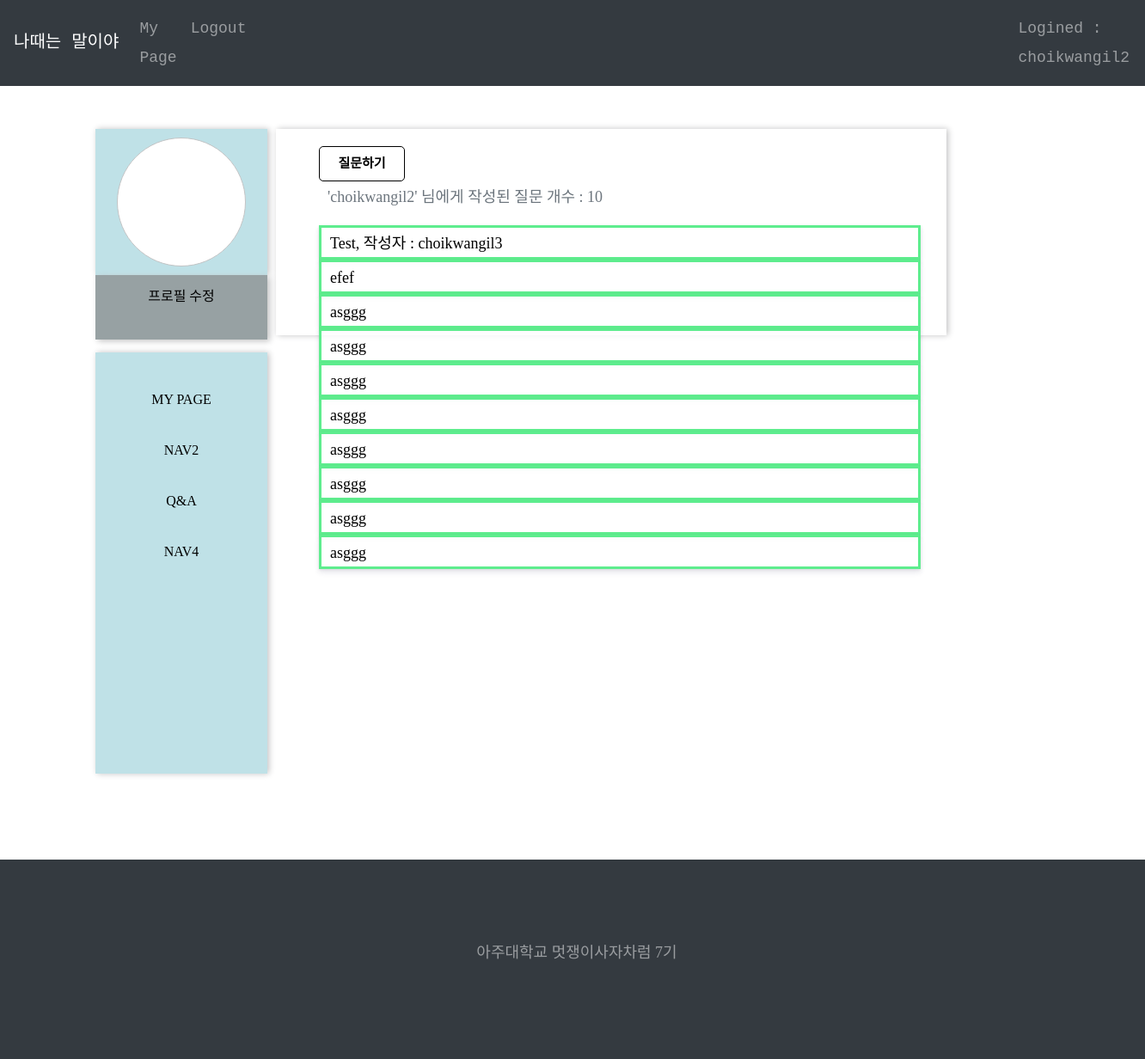
The app's page /userQ&A/ (signed in) with its own data.
### QandA/models.py (models this page shows, shortened)
class Userqa(models.Model):
    author = models.ForeignKey(User, on_delete=models.CASCADE, null = True)
    title = models.CharField(max_length=100, null = True)
    question = models.CharField(max_length=100, null = True)
    pub_date = models.DateField('date published', null = True)
    reader = models.CharField(max_length=100, null = True)
    objects = models.Manager()

### QandA/views.py (the view)
# urls.py: path('', views.qa_list, name="qa_list"),
def qa_list(request):
    logined = request.user   # login한 User
    logined_user = logined.username
    user_qa = Userqa.objects.filter( reader = logined_user )
    n = user_qa.count()
    return render(request, 'home.html', {
        'userqas' : user_qa,
        'n' : n,
    })

### QandA/templates/home.html
{% extends 'base.html' %}
{% block content %}
{% load static %}
<link rel = "stylesheet" href="{% static 'css/mypagemain.css' %}">
<div class="container2">
  <div class="profile">
    <div class="profilecontent">
      <div class="profileimg"></div>
    </div>
    <div class="profiletext">
      <a href="" class="nav1">프로필 수정</a>
    </div>
  </div>
    <div class="nav">
        <div class="navigation">
        <a href= "{% url 'user_page' %}" class="nav1">My Page</a>
        <a href="" class="nav1">nav2</a>
        <a href="{% url 'qa_list' %}" class="nav1">Q&A</a>
        <a href="" class="nav1">nav4</a>
        </div>
    </div>
    <div class = "main1">
        <div class = "button1">
            <a href = "{% url 'qa_new' %}">질문하기</a>
        </div>
        <p>'{{user.username}}' 님에게 작성된 질문 개수 : {{n}}</p>
        {% for qa in userqas %}
        <div class="user_question">
            <a href="{% url 'qa_detail' qa.id %}"><p>{{qa.title}}</p></a>
        </div>
        {% endfor %}
    </div>
</div>
{% endblock %}

### whenilikeahorse/templates/base.html (shortened to what this page needs)
{% load staticfiles %}
<!doctype html>
<html lang="en" style="height: 100%; width: 100%;">
  <head>
    <link rel="stylesheet" href="{% static 'css/bootstrap.css' %}">
    <link rel="stylesheet" href="{% static 'css/animate.css' %}">
    <link rel="stylesheet" href="{% static 'css/owl.carousel.min.css' %}">
    <link rel="stylesheet" href="{% static 'fonts/ionicons/css/ionicons.min.css' %}">
    <link rel="stylesheet" href="{% static 'fonts/fontawesome/css/font-awesome.min.css' %}">
    <link rel="stylesheet" href="{% static 'fonts/flaticon/font/flaticon.css' %}">
    <link rel="stylesheet" href="{% static 'css/index.css' %}">
    <link rel="stylesheet" href="{% static 'css/style.css' %}">
  </head>
  <body style="height: 100%; width: 100%; background: white;">
      <nav class="navbar navbar-expand-lg navbar-dark bg-dark">
        <a class="navbar-brand" href="{%url 'main'%}">나때는 말이야</a>
        <div class="collapse navbar-collapse jejumyeongjo" id="navbarSupportedContent">
            <ul class="navbar-nav mr-auto">
                {% if user.is_authenticated %}
                    <li class="nav-item">
                        <a class="nav-link" href="{%url 'user_page'%}">My Page</a>
                    </li>
                    <li class="nav-item">
                        <a class = "nav-link" href="javascript:{document.getElementById('logout').submit()}">Logout</a>
                    </li>
                    <li class="nav-item">
                    </li>
                    <li class="nav-item">
                        <a class="nav-link" href="">Logined : {{user.username}}</a>
                    </li>
                {% endif %}
            </ul>
        </div>
    </nav>
    <div class="container" style="width:100%; background:white;">
        {% block content %}
        {% endblock %}
    </div>
    <div class="site-footer bg-dark" style="position: relative; bottom:0; width:100%; text-align: center">
            <div class="container">
                    <p>아주대학교 멋쟁이사자차럼 7기</p>
            </div>
  </body>
</html>

### static/css/index.css (style rules this page uses)
.container2 { margin : 50px 0px; height : 800px; width : 100%; display : grid; position : relative; grid-template-areas : "nav main"; grid-template-rows: 800px; grid-template-columns: 2fr 8fr; }
.nav { color : black; grid-area : nav; background-color: rgb(87, 156, 216); padding : 350px 50px; }
a:link { color : black; text-decoration: none; }
body { font-family: 'Eoe_Zno_M'; font-size : 20px; }
.user_question { color : rgb(0, 0, 0); height : 40px; width : 700px; border : solid 3px rgba(54, 233, 114, 0.8); background-color: rgba(255, 255, 255, 0.8); box-shadow : 0 4px 6px rgba(50,50, 93, 0.11), 0 1px 3px rgba(0, 0, 0, 0.08); }
p { padding : 1px 0px 0px 10px;; }
.button1 { font-family: 'Eoe_Zno_M'; cursor : pointer; padding : 5px 0px; width : 100px; text-align : center; border-radius : 5px; border : 1px solid black; color : rgba(0,0,0,0); text-transform : uppercase; font-weight : 800; font-size: 15px; display : inline-block; }
a { -webkit-transition: .3s all ease; -o-transition: .3s all ease; transition: .3s all ease; text-decoration: none; }

### static/css/style.css (style rules this page uses)
body { background: #ccc url("../images/photography.png") repeat; font-family: "Inconsolata", SFMono-Regular, Menlo, Monaco, Consolas, "Liberation Mono", "Courier New", monospace; font-weight: 300; font-size: 18px; line-height: 1.9; color: #6c757d; }
a { -webkit-transition: .3s all ease; -o-transition: .3s all ease; transition: .3s all ease; text-decoration: none; }
.site-footer { background-size: cover; background-position: center center; background-repeat: no-repeat; padding: 5em 0; background: #262626; }
.site-footer p { color: rgba(255, 255, 255, 0.5); }

### static/css/mypagemain.css (style rules this page uses)
.container2 { margin : 50px 0px; height : 800px; width : 100%; display : grid; grid-template-areas : "profile main1" "nav main2" "nav main3"; grid-template-rows: 250px 250px 250px; grid-template-columns: 200px 800px; }
.profile { font-family: 'Eoe_Zno_M'; color : white; grid-area : profile; }
.profilecontent { height: 170px; background-color : rgb(191, 225, 231); box-shadow : 2px 0px 7px rgb(195,195,196); position:relative; }
.profileimg { position:absolute; height: 150px; width: 150px; background-color: rgb(255,255,255); border-radius : 50%; border-style : solid; border-width : 1px; border-color : rgb(195, 196, 197); margin-left : 25px; margin-top : 10px; }
.profiletext { height: 75px; background-color : rgb(151, 161, 163); box-shadow : 3px 2px 7px rgb(195, 195, 196); position: relative; text-align: center; }
.nav { grid-area : nav; background-color: rgb(255,255,255); padding: 0px; color: white; text-align: center; }
.navigation { margin-top : 10px; padding : 30px; height: 490px; width: 100%; background-color : rgb(191, 225, 231); box-shadow : 2px 0px 7px rgb(195,195,196); position:relative; color : rgb(255,255,255); }
.nav1 { font-family: 'BBTreeGR'; position: relative; display: inline-block; width: 100%; color: #fff; font-size: 16px; line-height: 45px; max-width: 200px; text-decoration: none; text-transform: uppercase; vertical-align: middle; letter-spacing: 0; -webkit-transition: all .28s ease-in-out; transition: all .28s ease-in-out; margin-bottom: 10px; }
.nav1:after, .nav1:before { border: 1px solid rgba(255, 255, 255, 0); bottom: 0; content: " "; display: block; margin: 0 auto; position: relative; -webkit-transition: all .28s ease-in-out; transition: all .28s ease-in-out; width: 0; }
.main1 { font-family: 'Eoe_Zno_M'; grid-area: main1; padding : 20px 50px ; margin : 0px 10px 10px 10px; box-shadow : 2px 0px 7px rgb(195,195,196); }

### whenilikeahorse/templates/base.html (style rules this page uses)
p { font-family:'Josefin Sans' }

### records on screen
Userqa: title "Test, 작성자 : choikwangil3"
Userqa: title "efef"
Userqa: title "asggg"
Userqa: title "asggg"
Userqa: title "asggg"
Userqa: title "asggg"
Userqa: title "asggg"
Userqa: title "asggg"
Userqa: title "asggg"
Userqa: title "asggg"

### other values on screen
{{ user.username }} "choikwangil2"
{{ n }} "10"
